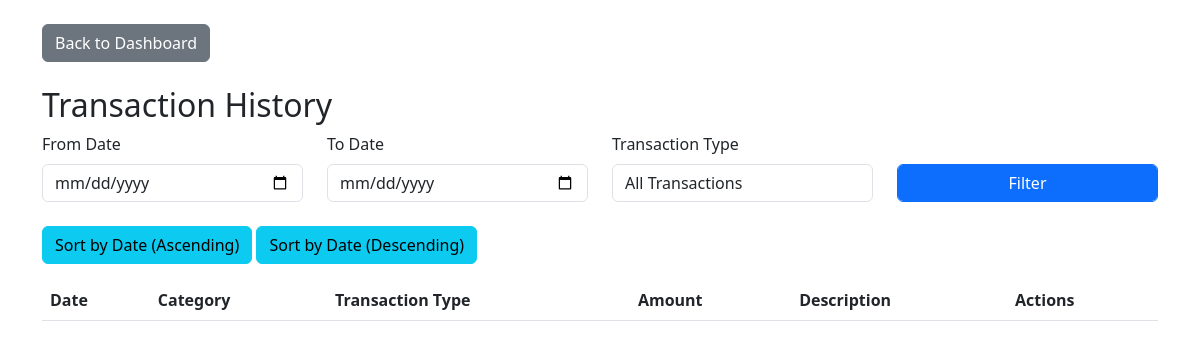
The page /transaction_history.php (signed in) on the database as committed earlier.
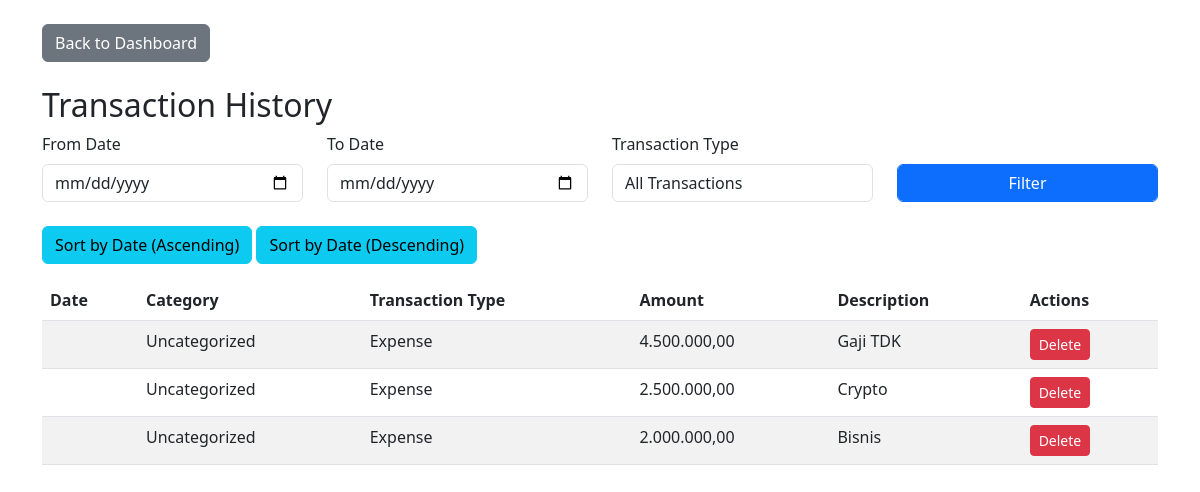
The same page on the database as committed later.
### tables this page shows
CREATE TABLE `transactions` (
  `id` int(11) NOT NULL,
  `date` date NOT NULL,
  `type` varchar(50) NOT NULL,
  `category` enum('income','expense') NOT NULL,
  `amount` decimal(20,3) NOT NULL,
  `description` text DEFAULT NULL,
  `category_id` int(11) DEFAULT NULL
);

### transaction_history.php (the view, shortened to what this page needs)
<?php
require_once 'db/db.php';
$filter_query = "";
$order_by = "transaction_date DESC";
$transactions = mysqli_query($koneksi, "
    SELECT
        id,
        transaction_date,
        amount,
        description,
        type_id,
        (SELECT name FROM categories WHERE id = category_id) as category_name
    FROM
        transactions
    WHERE
        1 $filter_query
    ORDER BY
        $order_by
");
?>
<!DOCTYPE html>
<html lang="en">
<head>
    <link href="https://cdn.jsdelivr.net/npm/bootstrap@5.3.0-alpha1/dist/css/bootstrap.min.css" rel="stylesheet">
</head>
<body>
<div class="container mt-4">
        <a href="dashboard.php" class="btn btn-secondary mb-4">Back to Dashboard</a>
        <h2>Transaction History</h2>
        <form method="POST" class="mb-4">
            <div class="row align-items-end">
                <div class="col-md-3">
                    <label for="from_date" class="form-label">From Date</label>
                    <input type="date" id="from_date" name="from_date" class="form-control">
                </div>
                <div class="col-md-3">
                    <label for="to_date" class="form-label">To Date</label>
                    <input type="date" id="to_date" name="to_date" class="form-control">
                </div>
                <div class="col-md-3">
                    <label for="transaction_type" class="form-label">Transaction Type</label>
                    <select id="transaction_type" name="transaction_type" class="form-control">
                        <option value="">All Transactions</option>
                    </select>
                </div>
                <div class="col-md-3">
                    <button type="submit" class="btn btn-primary form-control">Filter</button>
                </div>
            </div>
        </form>
        <div class="mb-3">
            <a href="transaction_history.php?sort_order=asc" class="btn btn-info">Sort by Date (Ascending)</a>
            <a href="transaction_history.php?sort_order=desc" class="btn btn-info">Sort by Date (Descending)</a>
        </div>
        <table class="table table-striped">
            <thead>
                <tr>
                    <th>Date</th>
                    <th>Category</th>
                    <th>Transaction Type</th>
                    <th>Amount</th>
                    <th>Description</th>
                    <th>Actions</th>
                </tr>
            </thead>
            <tbody>
                <?php while ($row = mysqli_fetch_assoc($transactions)): ?>
                    <tr class="<?php echo $row['type_id'] == 1 ? 'income-row' : 'expense-row'; ?>">
                        <td><?php echo $row['transaction_date']; ?></td>
                        <td><?php echo $row['category_name'] ?? 'Uncategorized'; ?></td>
                        <td><?php echo $row['type_id'] == 1 ? 'Income' : 'Expense'; ?></td>
                        <td><?php echo number_format($row['amount'], 2, ',', '.'); ?></td>
                        <td><?php echo $row['description']; ?></td>
                        <td>
                            <a href="transaction_history.php?delete_id=<?php echo $row['id']; ?>" class="btn btn-danger btn-sm" onclick="return confirm('Are you sure you want to delete this transaction?')">Delete</a>
                        </td>
                    </tr>
                <?php endwhile; ?>
            </tbody>
        </table>
    </div>
</body>
</html>

Rows that differ between the two databases and show on the page:
added transactions: category_name "Uncategorized", shows "Expense", amount "4.500.000,00", description "Gaji TDK"
added transactions: category_name "Uncategorized", shows "Expense", amount "2.500.000,00", description "Crypto"
added transactions: category_name "Uncategorized", shows "Expense", amount "2.000.000,00", description "Bisnis"
